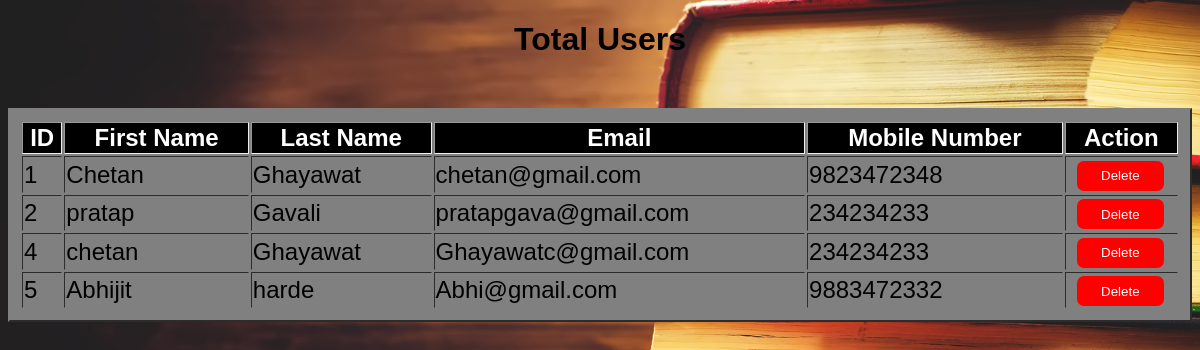
Page /total_user.php (signed in) on the committed database.
### tables this page shows
CREATE TABLE `register` (
  `id` int(11) NOT NULL,
  `fname` varchar(20) NOT NULL,
  `lname` varchar(20) NOT NULL,
  `email` varchar(40) NOT NULL,
  `mob_no` bigint(20) NOT NULL,
  `passwd` int(11) NOT NULL
);

### total_user.php (the view, shortened to what this page needs)
<?php
$dbhost="localhost";
$dbuser="root";
$dbpass="";
$dbname="obs";
$dbport="3306";
  $conn=new mysqli($dbhost,$dbuser,$dbpass,$dbname,$dbport);
 ?>
 <!DOCTYPE html>
 <html lang="en" dir="ltr">
   <head>
   </head>
   <body><center>
     <table width="100%" border="2px" align="center" style="background:grey; padding:10px; font-size:150%; margin-top:50px; ">
       <h1> Total Users </h1>
       <tr style="background:black; color:white; border:none;"><th>ID</th> <th>First Name</th><th>Last Name</th><th>Email</th><th>Mobile Number</th><th>Action</th></tr>
       <?php
       if (isset($_SESSION['is_login2'])) {
         $sql="SELECT id,fname,lname,mob_no,email From register";
         $result=$conn->query($sql);
         if ($result->num_rows>0) {
           while ($row=$result->fetch_assoc()) {
             echo "<center><tr><td>".$row['id']."</td> <td>".$row['fname']."</td><td>".$row['lname']."</td><td>".$row['email']."</td><td>".$row['mob_no']."</td>
             <td>
             <form action='' method='POST'>
             <input type='hidden' name='del' value=".$row['id']." >
             <input type='submit' name='delete' value='Delete'>
             </form>
             </td>
             </tr>";
           }
           echo "</table>";
         }
       }
       else {
           echo "<script> location.href='Adminlog_in.php ' </script>";
       }
        ?>
        </center>
   </body>
 </html>

### total_user.php (style rules this page uses)
body { background: url('books.jpg'); background-size:cover; font-family: arial; align-self: center; }
input[type="submit"] { width:80%; height: 30px; border-radius: 7px; background: red; border:none; color: white; margin-left: 10px; }

### rows in the picture
register: id "1", fname "Chetan", lname "Ghayawat", email "chetan@gmail.com", mob_no "9823472348"
register: id "2", fname "pratap", lname "Gavali", email "pratapgava@gmail.com", mob_no "234234233"
register: id "4", fname "chetan", lname "Ghayawat", email "Ghayawatc@gmail.com", mob_no "234234233"
register: id "5", fname "Abhijit", lname "harde", email "Abhi@gmail.com", mob_no "9883472332"
